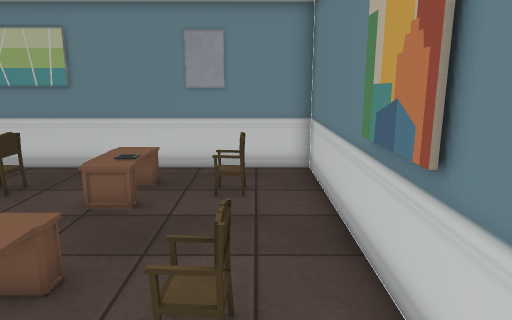
[1] (above)

14 first-person views from a walk through a Unity game level. The camera is 1.5 m above the floor, tilts 12° down and sees 70° across. The floor is counted in squares, 0.5 m on a side. Each view is taken from the middle of a square. On the plan, view 1 faces up. The plan holds only what a view shows up to about 20 squares ahead; the rest is blank. Some animated figures are left out. Some surface patterns are stand-ins.

[2]
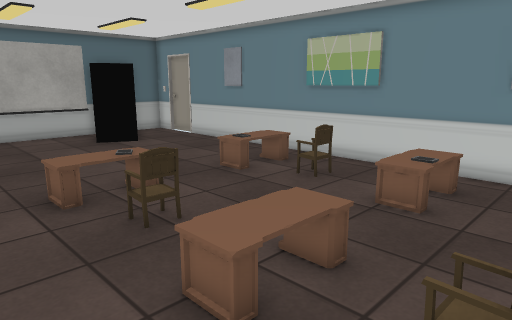

[3]
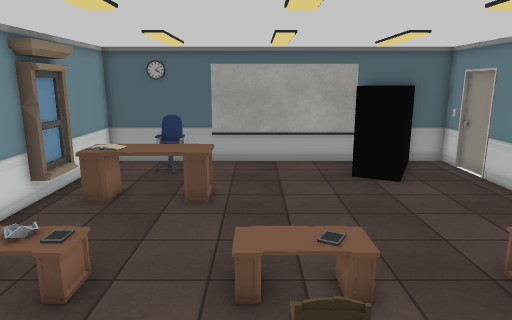

[4]
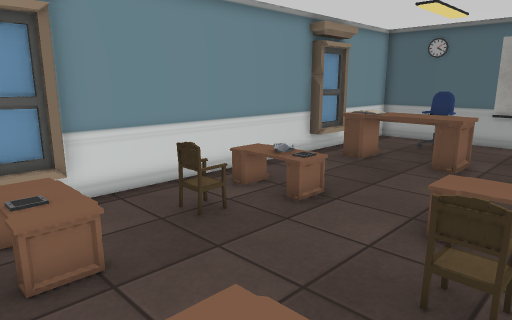

[5]
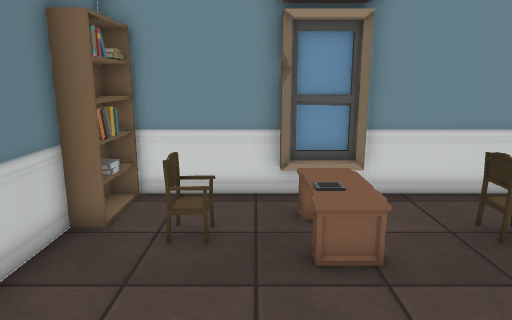

[6]
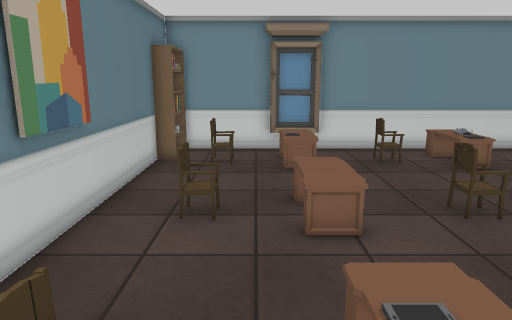

[7]
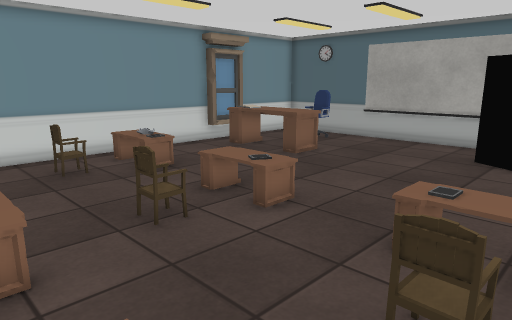

[8]
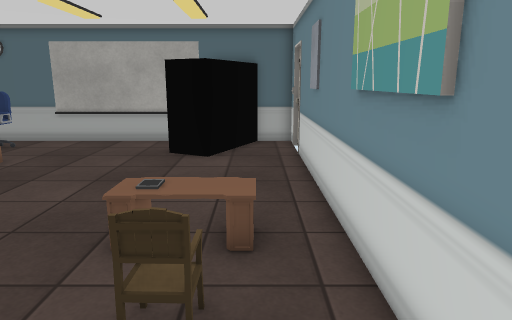

[9]
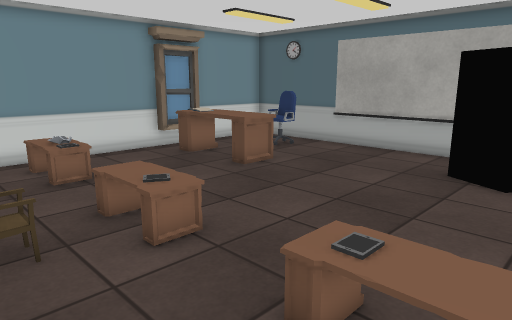

[10]
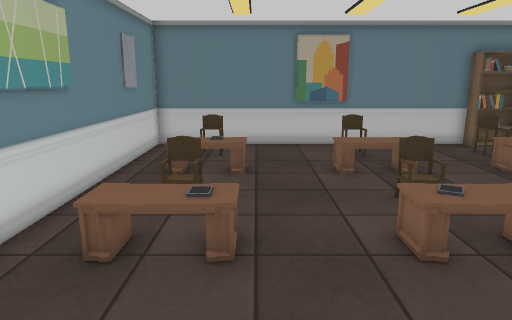

[11]
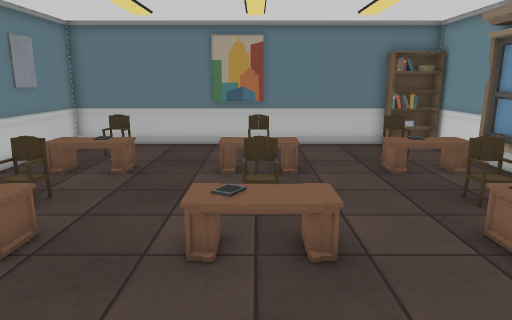

[12]
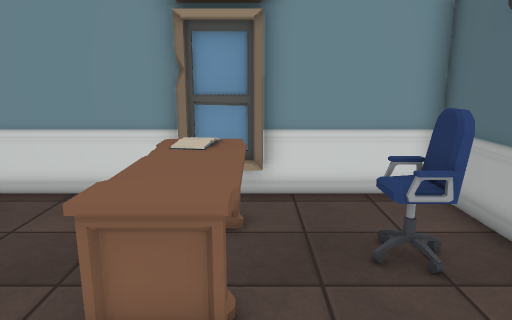

[13]
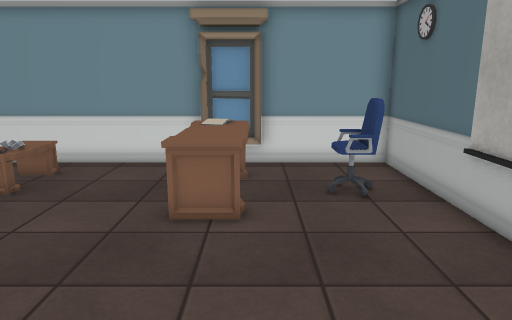

[14]
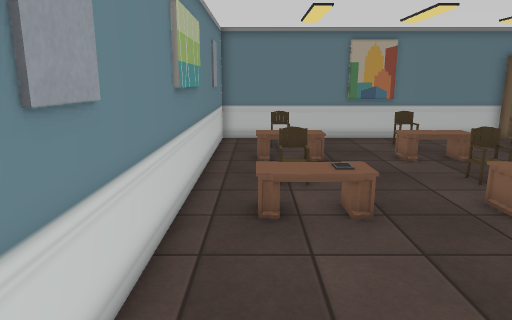

### Floor plan
Key: @ floor where view 1 was taken; # wall or solid block; . floor; / step, stairs or slope; C chair; P phone; E desk; B books; K bookshelf; O other object.
Columns run from 22 left of view 1 to 2 right of it. Each row starts with its distance up from view 1.
 13 #########################
 12 #.......................#
 11 # ......................#
 10     ........O..C..O..OC.#
  9     #.......O..C..OP....#
  8 #    ...................#
  7 #.......................#
  6 #.......................#
  5 #...........O.....//....#
  4 #...........O..C..//.OC.#
  3 #...........O.....//....#
  2 #.......................#
  1 #....EEE................#
  0 #.O..EEE..............@.#
 -1 #.OO.EEE....O.....OO....#
 -2 #.O..EBB....O..C..OP.OCK#
 -3 #....EBE....O.....OO...KK
 -4 #....###.........###...KK
 -5 ########################K

Positions as (right, up) in squares from view 1, and headings:
1: (0, 0), facing up
2: (0, 0), facing up-left
3: (-3, 3), facing left
4: (-2, 5), facing down-left
5: (-2, 5), facing down
6: (-2, 12), facing down
7: (-3, 11), facing down-left
8: (-3, 11), facing left
9: (-6, 11), facing down-left
10: (-16, 8), facing right
11: (-16, 4), facing right
12: (-17, 5), facing down
13: (-17, 9), facing down
14: (-18, 11), facing right
